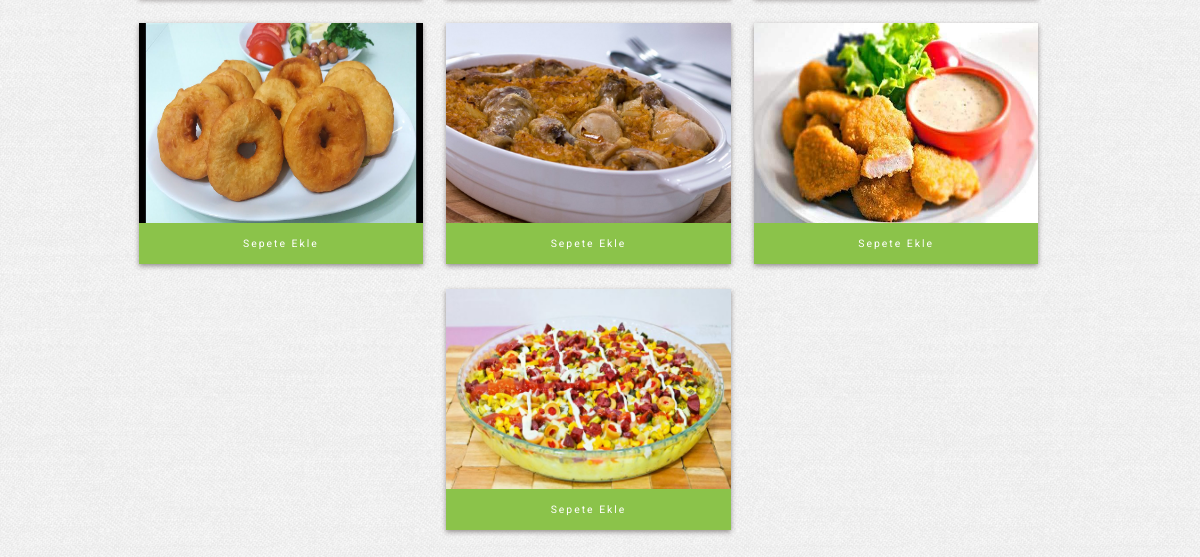
/products/ (lower part), run on an earlier commit of the app's database.
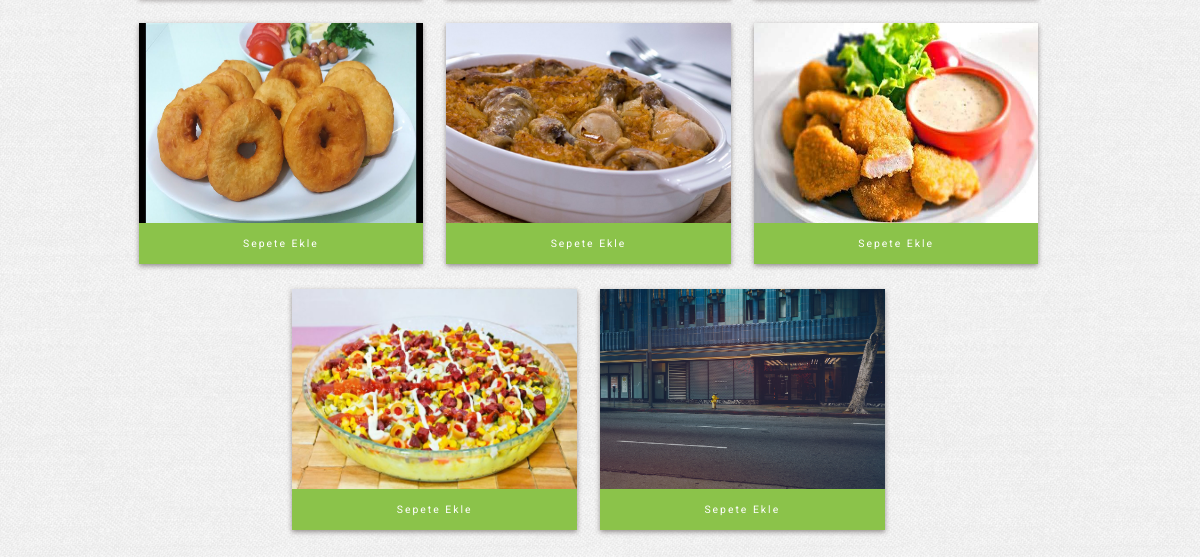
And on a later commit of the database.
### products/models.py (models this page shows, shortened)
class Product(models.Model):
    title = models.CharField(max_length=120)
    slug = models.SlugField(blank=True, unique=True)
    description = models.TextField()
    category = models.CharField(max_length=120, default='')
    price = models.DecimalField(decimal_places=2, max_digits=20, default=12)
    image = models.ImageField(upload_to=upload_image_path, null=True, blank=True)
    featured = models.BooleanField(default=False)
    active = models.BooleanField(default=True)
    timestamp = models.DateTimeField(auto_now_add=True)
    objects = ProdocutManager()
    def get_absolute_url(self):
        return reverse("products:detail", kwargs={"slug":self.slug})

### products/views.py (the view)
class ProductListView(ListView):
    template_name = "products/list.html"
    def get_context_data(self, *args, **kwargs):
        context = super(ProductListView, self).get_context_data(*args, **kwargs)
        cart_obj, new_obj = Cart.objects.new_or_get(self.request)
        context['cart'] = cart_obj
        return context
    def get_queryset(self, *args, **kwargs):
        request = self.request
        return Product.objects.all()

### carts/models.py (called while the page is built)
def pre_save_cart_receiver(sender, instance, *args, **kwargs):
    instance.total = instance.subtotal

    def new_or_get(self, request):
        cart_id = request.session.get("cart_id", None)
        qs = self.get_queryset().filter(id=cart_id)
        if qs.count() == 1:
            new_obj = False
            cart_obj = qs.first()
            if request.user.is_authenticated() and cart_obj.user is None:
                cart_obj.user = request.user
                cart_obj.save()
        else:
            cart_obj = Cart.objects.new(user=request.user)
            new_obj = True
            request.session['cart_id'] = cart_obj.id
        return cart_obj, new_obj

    def new(self, user=None):
        user_obj = None
        if user is not None:
            if user.is_authenticated():
                user_obj = user
        return self.model.objects.create(user=user_obj)

### orders/models.py (called while the page is built)
def post_save_cart_total(sender, instance, created, *args, **kwargs):
    if not created:
        cart_obj = instance
        cart_total = cart_obj.total
        cart_id = cart_obj.id
        qs = Order.objects.filter(cart__id=cart_id)
        if qs.count() == 1:
            order_obj = qs.first()
            order_obj.update_total()

### products/models.py (called while the page is built)
    def active(self):
        return self.filter(active=True)

    def get_queryset(self):
        return ProductQuerySet(self.model, using=self.db)

    def all(self):
        return self.get_queryset().active()

### templates/products/list.html (shortened to what this page needs)
{% extends 'base.html' %}
{% block body %}
    <div class='container'>
        <div class='row'>
        <div class="col-md-10 col-md-offset-1">
        <div class="urun-all">
        <ul id="menu-pricing" class="menu-price">
        {% for obj in object_list %}
            {% if obj.category == 'ana-yemek' %}
                    {% include 'products/snippets/card-et.html' with instance=obj%}
            {% elif obj.category == 'yan-yemek' %}
                    {% include 'products/snippets/card-salata.html' with instance=obj%}
            {% elif obj.category == 'corba' %}
                    {% include 'products/snippets/card-corba.html' with instance=obj%}
            {% elif obj.category == 'ekstra' %}
                    {% include 'products/snippets/card-ekstra.html' with instance=obj%}
            {% endif %}
        {% endfor %}
        </ul>
        </div>
        </div>
        </div>
    </div>
{% endblock %}

### templates/base.html (shortened to what this page needs)
{% load static %}
<!DOCTYPE html>
<html lang="tr">
<head>
    <link rel="stylesheet" href="{% static 'css/style.css' %}">
    <link rel="stylesheet" href="{% static 'css/bootstrap.min.css' %}">
    <link rel="stylesheet" href="{% static 'css/font-awesome.min.css' %}">
    <link rel="stylesheet" href="{% static 'css/owl.carousel.css' %}">
    <link rel="stylesheet" href="{% static 'css/owl.theme.css' %}">
    <link rel="stylesheet" href="{% static 'css/animate.css' %}">
    <link rel="stylesheet" href="{% static 'css/flexslider.css' %}">
    <link rel="stylesheet" href="{% static 'css/pricing.css' %}">
    <link rel="stylesheet" href="{% static 'css/main.css' %}">
    <link rel="stylesheet" href="https://use.fontawesome.com/releases/v5.5.0/css/all.css"
>
</head>
<body>
    {% block body %}
    {% endblock %}
</body>
</html>

### templates/products/snippets/card-corba.html (shortened to what this page needs)
<li class="item soup">
    {% if instance.image %}
        <a rel="prettyPhoto[Group]" href="{{ instance.get_absolute_url }}?iframe=true&height=515&width=450&">
        <img class="img-responsive" src="{{ instance.image.url }}" >
    {% endif %}
    </a>
        <div class="spt-ynt">{% include 'products/snippets/update-cart.html' with product=instance cart=cart %}</div>
</li>

### templates/products/snippets/update-cart.html (shortened to what this page needs)
 <form class="form-product-ajax" class="form" method="POST" action="{% url 'cart:updatecart' %}" data-endpoint="{% url 'cart:updatecart' %}"> {% csrf_token %}
        <span class="submit-span">
        {% if product in cart.products.all %}
              <button type="submit" class="btn btn-sm">Sepetten Çıkar</button>
        {% else %}
               <button type="submit" class="btn btn-success">Sepete Ekle</button>
        {% endif %}
        </span>
    </form>

### templates/products/snippets/card-ekstra.html (shortened to what this page needs)
<li class="item dessert">
    {% if instance.image %}
        <a rel="prettyPhoto[Group]" href="{{ instance.get_absolute_url }}?iframe=true&height=515&width=450&">
        <img class="img-responsive" src="{{ instance.image.url }}" >
    {% endif %}
    </a>
        <div class="spt-ynt">{% include 'products/snippets/update-cart.html' with product=instance cart=cart %}</div>
</li>

### templates/products/snippets/card-et.html (shortened to what this page needs)
<li class="item main-course">
    {% if instance.image %}
        <a rel="prettyPhoto[Group]" href="{{ instance.get_absolute_url }}?iframe=true&height=515&width=450&">
        <img class="img-responsive" src="{{ instance.image.url }}" >
    {% endif %}
    </a>
        <div class="spt-ynt">{% include 'products/snippets/update-cart.html' with product=instance cart=cart %}</div>
</li>

### static/css/style.css (style rules this page uses)
html { font-family: Arial; }
.col-md-10 { font-family: "Roboto", "Lucida Grande", Verdana, Arial, sans-serif; font-size: 13px; }
@media screen and (min-width: 601px) { .urun-all { margin-left: -3px; margin-top:-20px; } }
@media screen and (min-width: 655px) { .item.main-course a .img-responsive { width: 100%; height: 200px; min-height: 200px; } }
@media screen and (min-width: 655px) { .item.dessert a .img-responsive { width: 100%; height: 200px; min-height: 200px; } }
@media screen and (min-width: 655px) { .item.soup a .img-responsive { width: 100%; height: 200px; min-height: 200px; } }
@media screen and (min-width: 501px) { .item.main-course a .img-responsive { width: 100%; height: 150px; } }
@media screen and (min-width: 501px) { .item.dessert a .img-responsive { width: 100%; height: 150px; } }
@media screen and (min-width: 501px) { .item.soup a .img-responsive { width: 100%; height: 150px; } }

### static/css/pricing.css (style rules this page uses)
#menu-pricing { display: block; width: 100%; padding: 50px 0px 25px 0px; margin-bottom: 0; text-align: center; }

### static/css/main.css (style rules this page uses)
body { font-family: 'Raleway', 'Open-Sans', sans-serif; overflow-x: hidden; font-size: 14px; background-image: url(/static/img/fabric-effect-white.png); }

What changed in the data, as far as the page shows it:
now on this page (row edited): Product: image (picture)
